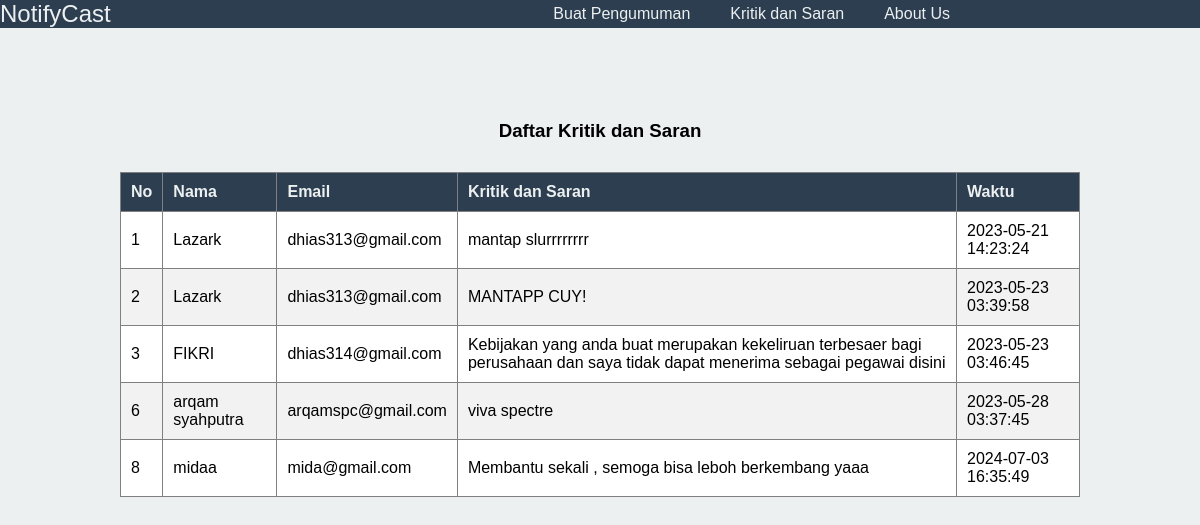
The app's page /tampil_kritik.php with its own data.
### tables this page shows
CREATE TABLE `kritiksaran` (
  `id` int(11) NOT NULL,
  `name` varchar(255) NOT NULL,
  `email` varchar(255) NOT NULL,
  `critic` text NOT NULL,
  `created_at` timestamp NOT NULL DEFAULT current_timestamp()
);

### tampil_kritik.php (the view, shortened to what this page needs)
<?php
include "koneksi.php";
$query = mysqli_query($conn, "SELECT * FROM kritiksaran ORDER BY id ASC");
?>
<!DOCTYPE html>
<html lang="en">
<head>
</head>
<link rel="stylesheet" href="css/style.css">
<link rel="stylesheet" href="css/footer.css">
<link rel="stylesheet" href="css/navbar.css">
<link rel="stylesheet" href="css/kritik.css">
<body>
    <nav class="nav">
        <div class="containerr">
            <div class="logo">
            <a href="dashboard_admin.php">NotifyCast</a>
            </div>
            <div class="navbar">
                <ul>
                    <li><a href="buat_pengumuman.php"> Buat Pengumuman</a></li>
                    <li><a href="kritikSaran.html">Kritik dan Saran</a></li>
                    <li><a href="aboutus.html">About Us</a></li>
                </ul>
            </div>
        </div>
    </nav>
    <div class="kritik-kontent">
        <div class="containerr">
            <div class="judul-isian">
                <h3>Daftar Kritik dan Saran</h3>
            </div>
            <div class="tabel">
                <table class="tabel-isi" border="1" cellspacing="0" width="100%">
                    <tr style="background: #74B243">
                        <th>No</th>
                        <th>Nama</th>
                        <th>Email</th>
                        <th>Kritik dan Saran</th>
                        <th>Waktu</th>
                    </tr>
                    <?php
                    while ($isi = mysqli_fetch_array($query)) {
                        ?>
                        <tr>
                            <td>
                                <?php echo $isi['id'] ?>
                            </td>
                            <td>
                                <?php echo $isi['name'] ?>
                            </td>
                            <td>
                                <?php echo $isi['email'] ?>
                            </td>
                            <td>
                                <?php echo $isi['critic'] ?>
                            </td>
                            <td>
                                <?php echo $isi['created_at'] ?>
                            </td>
                        </tr>
                        <?php $no++;
                    } ?>
                </table>
            </div>
        </div>
    </div>
</body>
</html>

### css/style.css (style rules this page uses)
* { margin: 0; padding: 0; text-decoration: none; }
body { background-color: #E6E6E6; }
.containerr { width: 80%; margin: auto; }

### css/navbar.css (style rules this page uses)
.nav { background-color: #2c3e50; color: #ecf0f1; padding: 0; }
.nav .containerr { display: flex; justify-content: space-between; align-items: center; max-width: 1200px; padding: 0px; }
.nav .logo a { color: #ecf0f1; font-size: 24px; text-decoration: none; }
.nav .navbar ul { list-style-type: none; display: flex; align-items: center; margin-left: 50px; }
.nav .navbar ul li { margin-left: 100px; }
.nav .navbar ul li a { color: #ecf0f1; text-decoration: none; padding: 5px 10px; border-radius: 5px; transition: background-color 0.3s; }

### css/kritik.css (style rules this page uses)
.kritik-kontent { height: 530px; }
.judul-isian { width: 80%; margin: 20px auto; }
.tabel { margin: 20px 0px; }
h3 { text-align: center; }

### tampil_kritik.php (style rules this page uses)
body { font-family: 'Arial', sans-serif; background-color: #f4f4f9; margin: 0px; padding: 0pxs; }
.nav { background-color: #2c3e50; color: #ecf0f1; padding: 0px; position: fixed; width: 100%; z-index: 1000; }
.nav .containerr { display: flex; justify-content: space-between; align-items: center; max-width: 1200px; padding: 0px; margin: 0px; }
.nav .logo a { color: #ecf0f1; font-size: 24px; text-decoration: none; }
.nav .navbar ul { list-style-type: none; display: flex; align-items: center; margin-left: 50px; }
.nav .navbar ul li { margin-left: 20px; }
.nav .navbar ul li a { color: #ecf0f1; text-decoration: none; padding: 10px; border-radius: 5px; transition: background-color 0.3s; }
.kritik-kontent { padding-top: 80px; background-color: #ecf0f1; min-height: 100vh; }
.containerr { max-width: 1200px; margin: 0 auto; padding: 20px; }
.judul-isian { text-align: center; margin-bottom: 30px; }
.tabel-isi { width: 100%; border-collapse: collapse; }
.tabel-isi th, .tabel-isi td { padding: 10px; text-align: left; }
.tabel-isi th { background-color: #2c3e50; color: #ecf0f1; }
.tabel-isi tr:nth-child(even) { background-color: #ffffff; }
.tabel-isi tr:nth-child(odd) { background-color: #f2f2f2; }

### records on screen
kritiksaran: id "1", name "Lazark", email "dhias313@gmail.com", critic "mantap slurrrrrrrr", created_at "2023-05-21 14:23:24"
kritiksaran: id "2", name "Lazark", email "dhias313@gmail.com", critic "MANTAPP CUY!", created_at "2023-05-23 03:39:58"
kritiksaran: id "3", name "FIKRI", email "dhias314@gmail.com", critic "Kebijakan yang anda buat merupakan kekeliruan terbesaer bagi perusahaan dan saya tidak dapat menerima sebagai pegawai disini", created_at "2023-05-23 03:46:45"
kritiksaran: id "6", name "arqam syahputra", email "arqamspc@gmail.com", critic "viva spectre", created_at "2023-05-28 03:37:45"
kritiksaran: id "8", name "midaa", email "mida@gmail.com", critic "Membantu sekali , semoga bisa leboh berkembang yaaa", created_at "2024-07-03 16:35:49"
